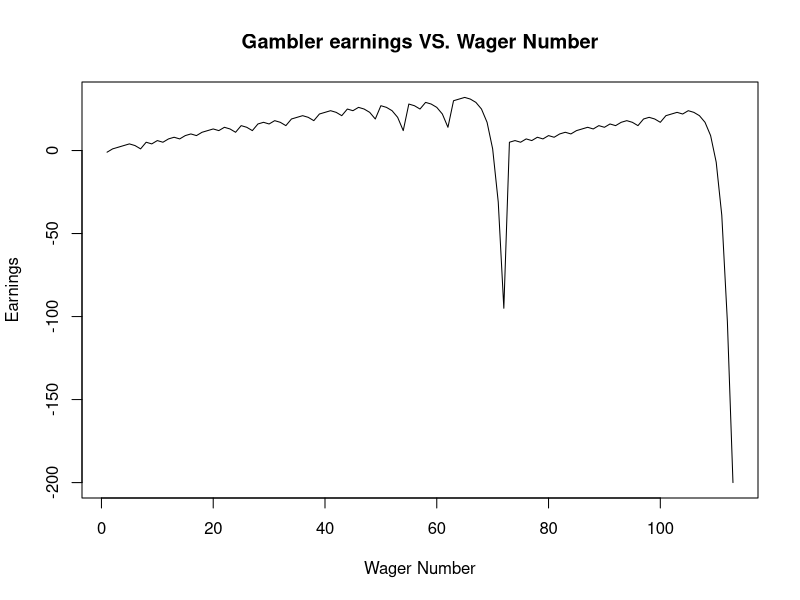
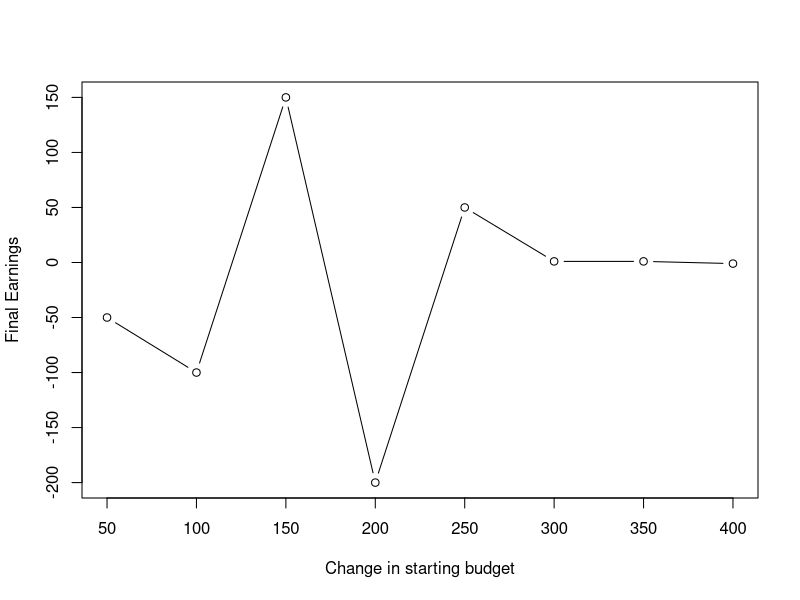

Recreate these plots in R, in order.
## ---- chunk 1
knitr::opts_chunk$set(echo=TRUE, warning=FALSE, message=FALSE, cache=TRUE)
## ---- chunk 2
library("tidyverse")
## ---- chunk 3
single_spin <- function(){
  possible_outcomes <- c(rep("red",18), rep("black",18), rep("green",2))
  sample(possible_outcomes, 1)
}
## ---- chunk 4
martingale_wager <- function(
  current_budget, 
  previous_outcome, 
  previous_wager, 
  max_wager
){
  if(previous_outcome == "red") return(1)
  min(2*previous_wager, max_wager, current_budget)
}
## ---- chunk 5
one_play <- function(previous_ledger_entry, max_wager){
  #first, we creates a copy of the previous ledger entry. The new object is called 'out' and it will be the output object from the function because the output object is a ledger entry itself it makes sense to use the input object as a template.
  out <- previous_ledger_entry
  
  #second, immediately updates the values for game index and starting budget. 
  out[1, "game_index"] <- previous_ledger_entry[1, "game_index"] + 1
  out[1, "starting_budget"] <- previous_ledger_entry[1, "ending_budget"]
  
  #third, the martingale wager function is used to calculate the wager indicated by the strategy
  out[1, "wager"] <- martingale_wager(
    previous_wager = previous_ledger_entry[1, "wager"]
    , previous_outcome = previous_ledger_entry[1, "outcome"]
    , max_wager = max_wager
    , current_budget = out[1, "starting_budget"]
  )
  
  #then, the outcome of the roulette game is generated from the single spin function
  out[1, "outcome"] <- single_spin()
  
  #the ending budget is calculated by either adding or subtracting the wager from the starting budget. 
  out[1, "ending_budget"] <- out[1, "starting_budget"] + 
    ifelse(out[1, "outcome"] == "red", +1, -1)*out[1, "wager"]
  
  #with the new ledger entry complete the final code chunk returns out.
  return(out)
}
## ---- chunk 6
stopping_rule <- function(
  ledger_entry
  , winning_threshold
){
  ending_budget <- ledger_entry[1, "ending_budget"]
  if(ending_budget <= 0) return(TRUE)
  if(ending_budget >= winning_threshold) return(TRUE)
  FALSE
}
## ---- chunk 7
one_series <- function(
  max_games, starting_budget, winning_threshold, max_wager
){
  # Initialize ledger
  ledger <- data.frame(
      game_index = 0:max_games
    , starting_budget = NA_integer_
    , wager = NA_integer_
    , outcome = NA_character_
    , ending_budget = NA_integer_
  )
  ledger[1, "wager"] <- 1
  ledger[1, "outcome"] <- "red"
  ledger[1, "ending_budget"] <- starting_budget
  for(i in 2:nrow(ledger)){
    #browser()
    ledger[i,] <- one_play(ledger[i-1,], max_wager)
    if(stopping_rule(ledger[i,], winning_threshold)) break
  }
  # Return non-empty portion of ledger
  ledger[2:i, ]
}
## ---- chunk 8
walk_out_money <- function(ledger){
  n <- nrow(ledger)   #n is the number of rows in the ledger
  walk_out_money <- ledger[n, "ending_budget"] - ledger[1, "starting_budget"]
  return(walk_out_money)
}
## ---- chunk 9
R <- 100 # number of replicates
output <- rep(NA,R)
for(r in 1:R){
   output[r]=one_series(starting_budget=200,winning_threshold =300,max_games=1000,max_wager =100 ) %>% walk_out_money 
}
## ---- chunk 10
result= one_series(starting_budget=200, winning_threshold =300,max_games=1000,max_wager =100 )
head(result)
## ---- chunk 11
earnings=result[,5]-200

plot(earnings,type ="l", main = "Gambler earnings VS. Wager Number", xlab = "Wager Number", ylab = "Earnings")
## ---- chunk 12
mean(output>0)  #probability of making money leaving
mean(output)    #average earnings
## ---- chunk 13
changes_start_budget <- seq(50,400,50)
changes_earning <- vector()

for (i in 1:length(changes_start_budget)){
  changes_earning [i] <- one_series( starting_budget=changes_start_budget[i], winning_threshold =300,max_games=1000,max_wager =100 )  %>% walk_out_money()
}
plot(changes_start_budget,changes_earning, type = "b", xlab= "Change in starting budget", ylab = "Final Earnings")
## ---- chunk 14
playnumber_before_stopping <- rep(NA, 100)
for(j in seq_along(playnumber_before_stopping)){
  playnumber_before_stopping[j] <- one_series(starting_budget=200, winning_threshold =300,max_games=1000,max_wager =100)  %>% nrow()
   
}
mean (playnumber_before_stopping)
